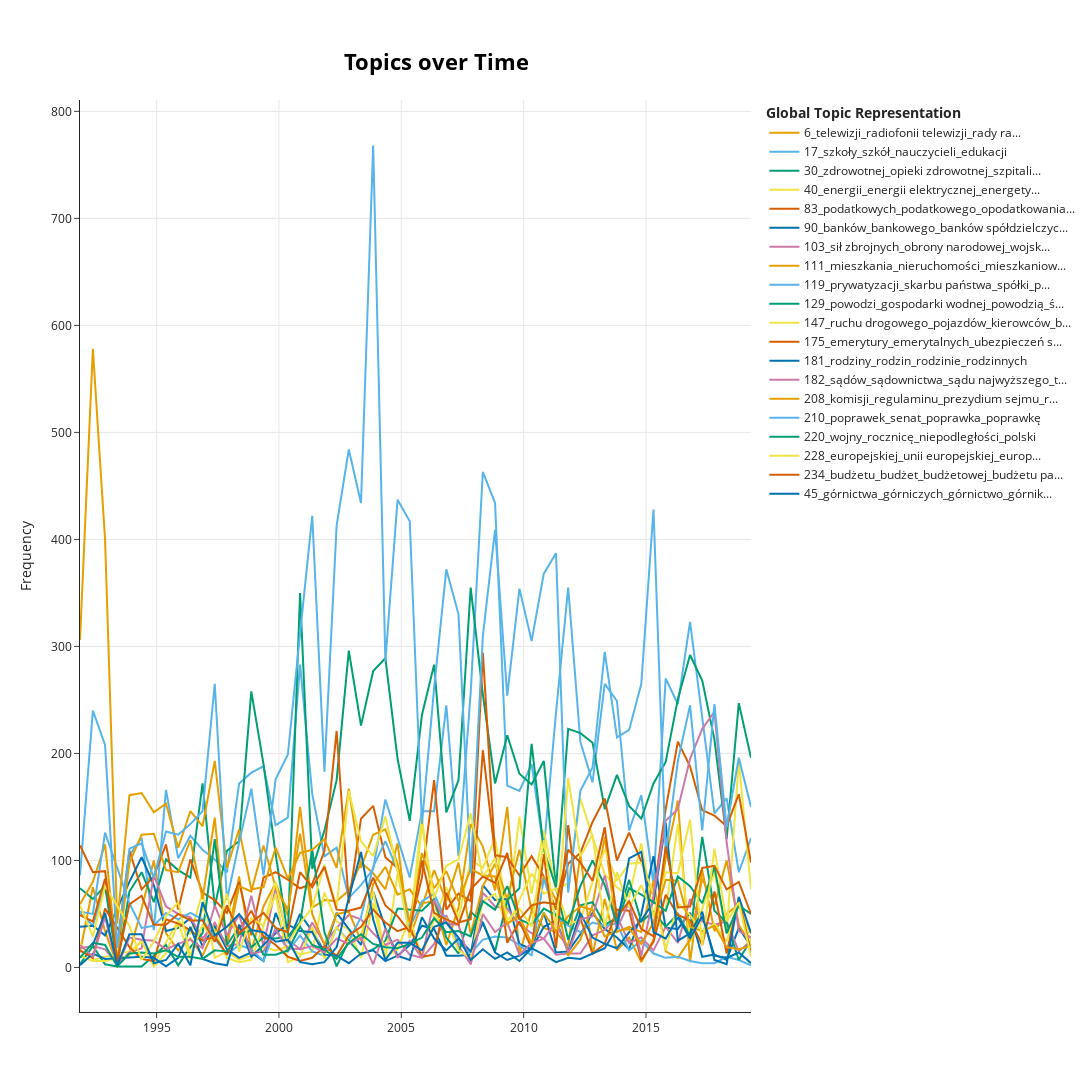

The code cell stored with this chart in its notebook:
### Code cell
plot_topics_over_time = topic_model.visualize_topics_over_time(topics_over_time, top_n=20)
plot_topics_over_time.update_layout(width=2000, height=1280).write_html('plots/lexrank-weighted_tot.html', include_plotlyjs='cdn')
plot_topics_over_time
